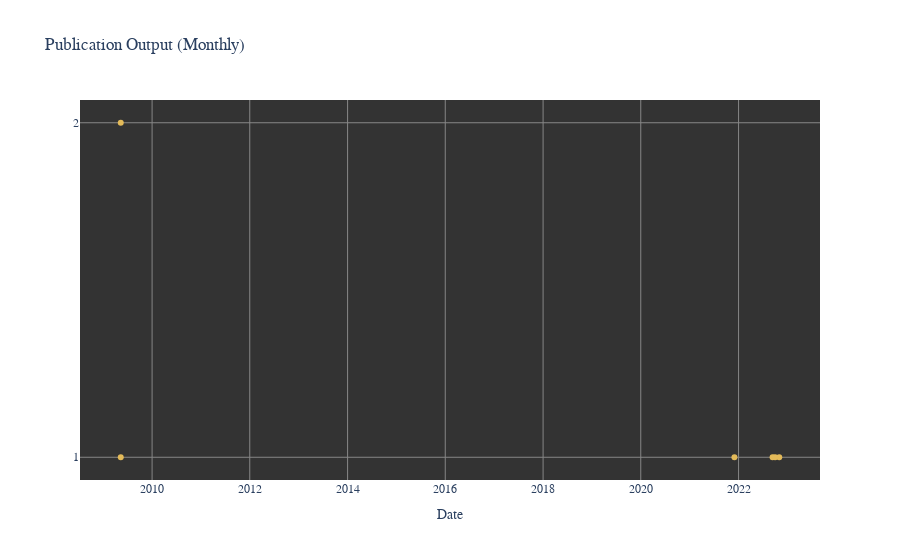

This figure's notebook cell:
### Code cell
fig.show()

### Figure 1 — Plotly figure (JSON) as saved in the notebook; plotly's stock layout.template omitted (floating-point values rounded to 4 significant figures)
{"data": [{"customdata": [["Perspectives on Russia-Ukraine War: The<br>West vs. The Rest?"], ["PUTNEY DEBATES 2023: DEMOCRACY IN<br>CRISIS?"], ["The Geopolitics of Global High-tech<br>Standards: Key issues and debates"], ["The era of digital surveillance:<br>Authoritarianism vs. democracy?"], ["European policies towards Chinese tech<br>companies : European interests, risk<br>analysis and policy recommendations"], ["Putney Debates 2023: Democracy in<br>Crisis?"]], "hovertemplate": "date=%{x}<br>report=%{customdata[0]}<extra></extra>", "legendgroup": "", "marker": {"color": "#E3BA59", "symbol": "circle"}, "mode": "markers", "name": "", "orientation": "v", "showlegend": false, "textposition": "top center", "type": "scatter", "x": ["2022-11-01T00:00:00", "2009-05-11T20:23:00", "2022-09-12T00:00:00", "2022-10-01T00:00:00", "2021-12-01T00:00:00", "2009-05-11T20:23:00"], "xaxis": "x", "y": [1, 1, 1, 1, 1, 2], "yaxis": "y"}], "layout": {"autosize": true, "font": {"family": "Josefin Sans, Arial"}, "hoverlabel": {"bgcolor": "#222222", "font": {"color": "#FFFFFF", "family": "Josefin Sans, Arial"}}, "legend": {"tracegroupgap": 0}, "plot_bgcolor": "#333333", "showlegend": false, "title": {"text": "Publication Output (Monthly)"}, "xaxis": {"anchor": "y", "autorange": true, "domain": [0, 1], "gridcolor": "#878787", "range": ["2008-07-23 05:40:42.7692", "2023-08-20 14:42:17.2308"], "title": {"text": "Date"}, "type": "date"}, "yaxis": {"anchor": "x", "autorange": true, "domain": [0, 1], "dtick": 1, "gridcolor": "#878787", "range": [0.9175, 2.083], "tick0": 1, "tickmode": "linear", "title": {}, "type": "linear"}}}
